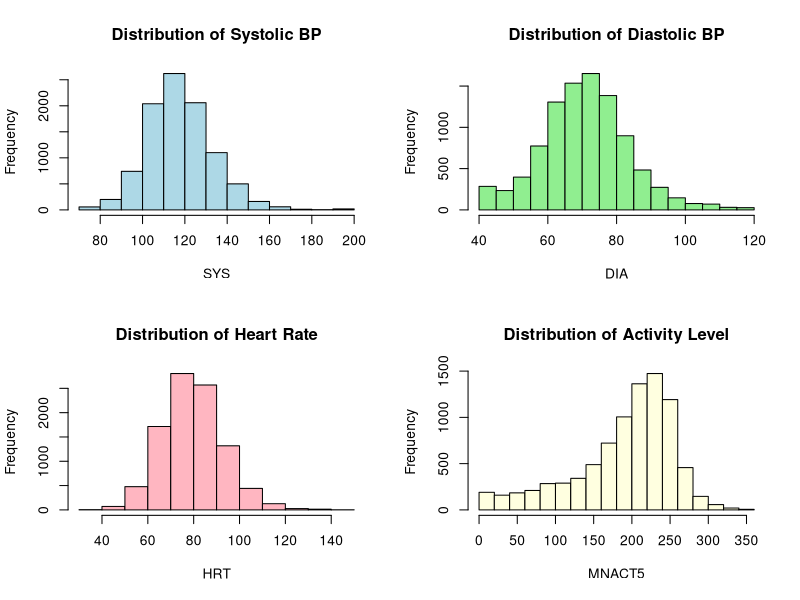
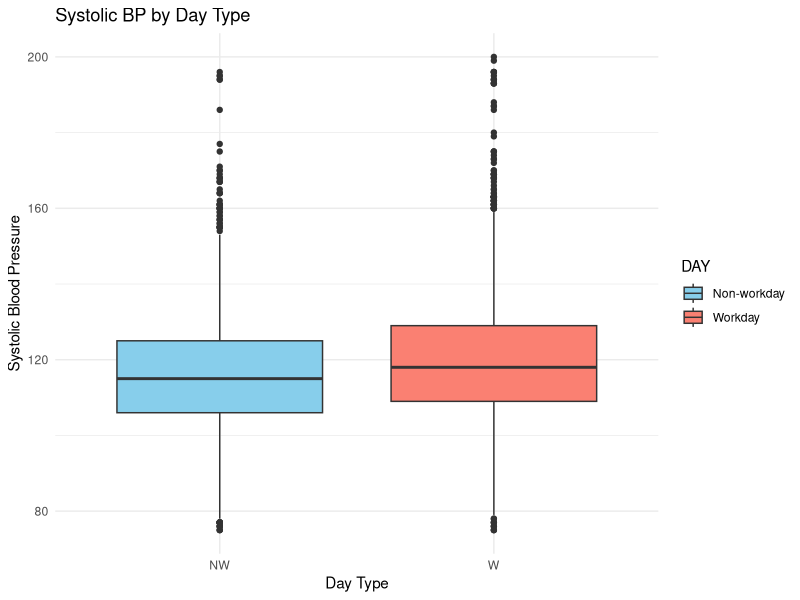
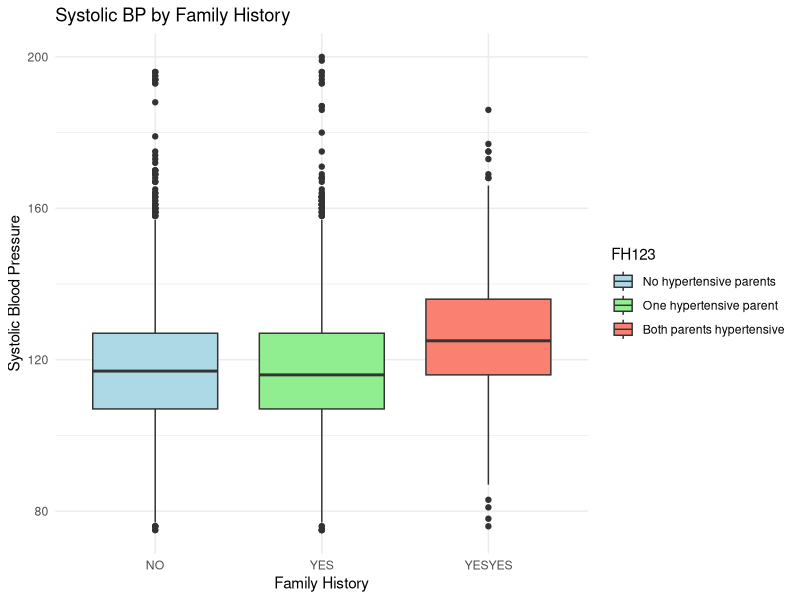
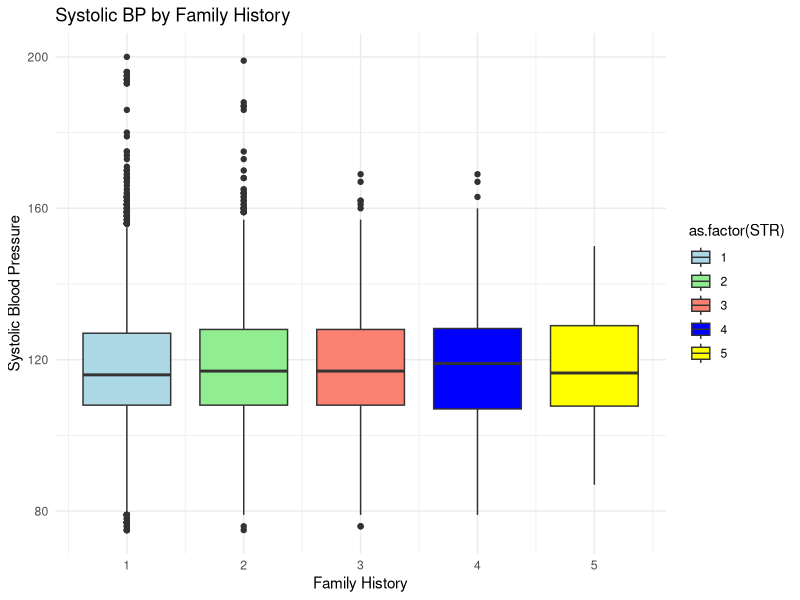
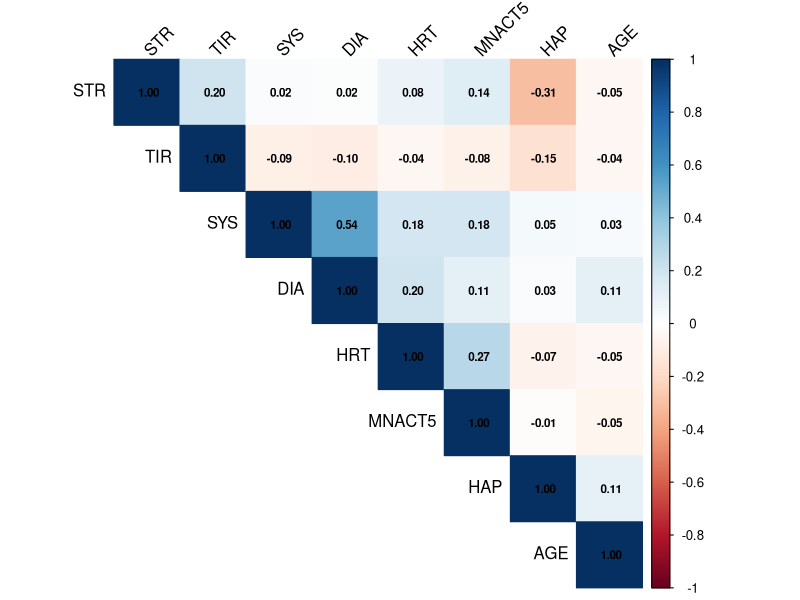
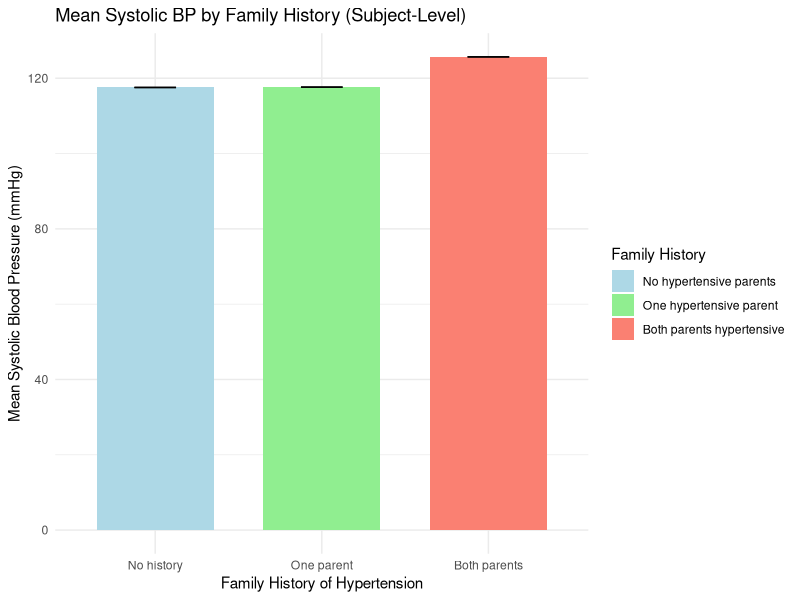
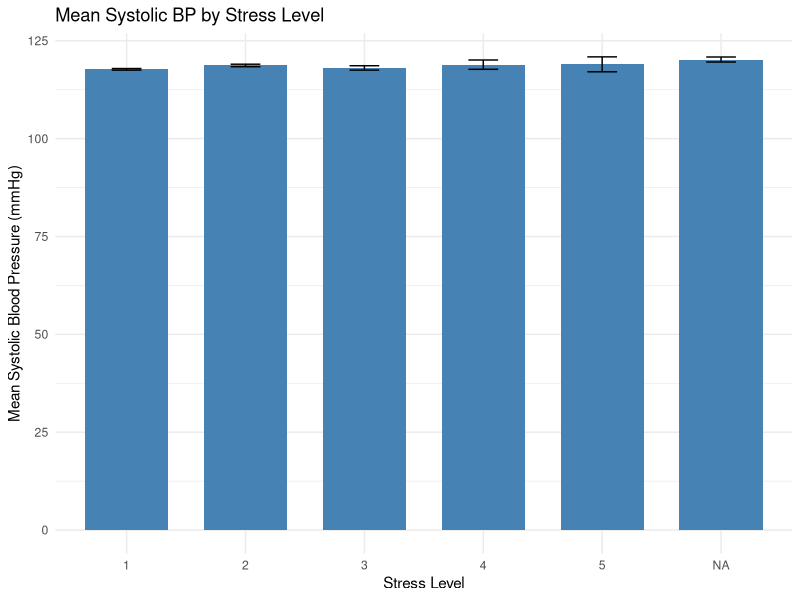
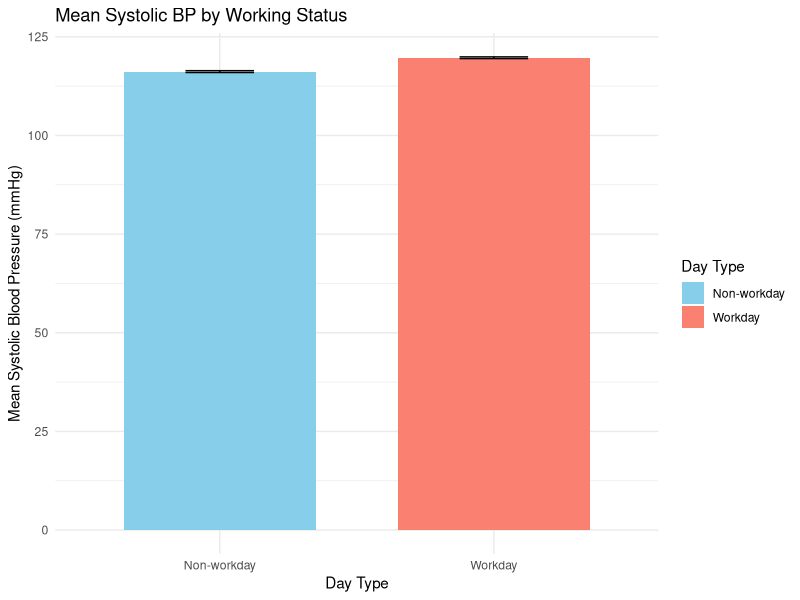

Recreate these plots in R, in order.
## ---- chunk 1
#| message: false
library(tidyverse)    
library(zoo)           
library(ggplot2)       
library(gridExtra)     
library(scales)       
library(lme4)         
library(geepack)      
library(viridis)  
library(here)
## ---- chunk 2


data <- read.csv(here("Data/nursebp.csv"), header = TRUE)

data$SNUM <- as.factor(data$SNUM)
data$PHASE <- as.factor(data$PHASE)
data$DAY <- as.factor(data$DAY)
data$POSTURE <- as.factor(data$POSTURE)
data$FH123 <- as.factor(data$FH123)

data <- data %>%
  mutate(
    # in hours
    hour_of_day = floor(time / 60),
    #  20-minute 
    time_20 = floor(time / 20) * 20/60,
    time2 = time^2
  )
## ---- chunk 3
n_subjects <- length(unique(data$SNUM))
n_subjects #有几个护士参与
## ---- chunk 4
nrow(data)/n_subjects
#每个人平均有几个观测值（给自己测了几次）
## ---- chunk 5
missing_values <- sapply(data, function(x) sum(is.na(x)))

print(missing_values[missing_values > 0])
## ---- chunk 6
num_vars <- c("SYS", "DIA", "HRT", "MNACT5", "STR", "HAP", "TIR", "AGE")
summary_stats <- data %>%
  select(all_of(num_vars)) %>%
  summary()
print(summary_stats)
## ---- chunk 7
vars <- c("PHASE", "DAY", "POSTURE", "FH123")
for (var in vars) {
  cat(var)
  print(table(data[[var]]))
  cat("Percentages")
  print(round(prop.table(table(data[[var]])) * 100, 1))
}

## ---- chunk 8

par(mfrow = c(2, 2))
hist(data$SYS, main = "Distribution of Systolic BP", xlab = "SYS", col = "lightblue")
hist(data$DIA, main = "Distribution of Diastolic BP", xlab = "DIA", col = "lightgreen")
hist(data$HRT, main = "Distribution of Heart Rate", xlab = "HRT", col = "lightpink")
hist(data$MNACT5, main = "Distribution of Activity Level", xlab = "MNACT5", col = "lightyellow")
par(mfrow = c(1, 1))
## ---- chunk 9
bp_by_day <- ggplot(data, aes(x = DAY, y = SYS, fill = DAY)) +
  geom_boxplot() +
  labs(title = "Systolic BP by Day Type", 
       x = "Day Type", 
       y = "Systolic Blood Pressure") +
  scale_fill_manual(values = c("skyblue", "salmon"),
                    labels = c("Non-workday", "Workday")) +
  theme_minimal()

print(bp_by_day)
## ---- chunk 10

bp_by_fh <- ggplot(data, aes(x = FH123, y = SYS, fill = FH123)) +
  geom_boxplot() +
  labs(title = "Systolic BP by Family History", 
       x = "Family History", 
       y = "Systolic Blood Pressure") +
  scale_fill_manual(values = c("lightblue", "lightgreen", "salmon"),
                   labels = c("No hypertensive parents", 
                              "One hypertensive parent", 
                              "Both parents hypertensive")) +
  theme_minimal()



print(bp_by_fh)
## ---- chunk 11

bp_by_str <- ggplot(data, aes(x = STR, y = SYS, fill = as.factor(STR))) +
  geom_boxplot() +
  labs(title = "Systolic BP by Family History", 
       x = "Family History", 
       y = "Systolic Blood Pressure") +
  scale_fill_manual(values = c("lightblue", "lightgreen", "salmon","blue","yellow"),
                   labels = c("1","2","3","4","5")) +
  theme_minimal()



print(bp_by_str)
## ---- chunk 12


corr_vars <- c("SYS", "DIA", "HRT", "MNACT5", "STR", "HAP", "TIR", "AGE")
correlation_matrix <- cor(data[, corr_vars], use = "pairwise.complete.obs")
print(correlation_matrix[1,])

corrplot::corrplot(correlation_matrix, 
                   method = "color", 
                   type = "upper", 
                   order = "hclust",
                   tl.col = "black", 
                   tl.srt = 45,
                   addCoef.col = "black",
                   number.cex = 0.7)
## ---- chunk 13

fh_summary <- data %>%
  group_by(FH123) %>%
  summarise(
    mean_SYS = mean(SYS, na.rm = TRUE),
    sd_SYS = sd(SYS, na.rm = TRUE),
    n = n(),
    se_SYS = sd_SYS / sqrt(n)
  )

print(fh_summary)
## ---- chunk 14
subject_fh_data <- data %>%
  group_by(SNUM, FH123) %>%
  summarise(mean_SYS = mean(SYS, na.rm = TRUE)) %>%
  ungroup()

subject_fh_summary <- subject_fh_data %>%
  group_by(FH123) %>%
  summarise(
    mean_SYS = mean(mean_SYS, na.rm = TRUE),
    sd_SYS = sd(mean_SYS, na.rm = TRUE),#???? 为什么不行
    n = n(),
    se_SYS = sd_SYS / sqrt(n)
  )
print(subject_fh_summary)
## ---- chunk 15

fh_plot <- ggplot(subject_fh_summary, aes(x = FH123, y = mean_SYS, fill = FH123)) +
  geom_bar(stat = "identity", position = position_dodge(), width = 0.7) +
  geom_errorbar(aes(ymin = mean_SYS, ymax = mean_SYS),
                width = 0.25, position = position_dodge(0.7)) +
  labs(title = "Mean Systolic BP by Family History (Subject-Level)",
       x = "Family History of Hypertension",
       y = "Mean Systolic Blood Pressure (mmHg)") +
  scale_x_discrete(labels = c("No history", "One parent", "Both parents")) +
  scale_fill_manual(values = c("lightblue", "lightgreen", "salmon"),
                    name = "Family History",
                    labels = c("No hypertensive parents", 
                               "One hypertensive parent", 
                               "Both parents hypertensive")) +
  theme_minimal() +
  theme(axis.text.x = element_text(angle = 0))
print(fh_plot)
## ---- chunk 16

stress_summary <- data %>%
  group_by(STR) %>%
  summarise(
    mean_SYS = mean(SYS, na.rm = TRUE),
    sd_SYS = sd(SYS, na.rm = TRUE),
    n = n(),
    se_SYS = sd_SYS / sqrt(n)
  )

print(stress_summary)
## ---- chunk 17

stress_plot <- ggplot(stress_summary, aes(x = factor(STR), y = mean_SYS)) +
  geom_bar(stat = "identity", fill = "steelblue", width = 0.7) +
  geom_errorbar(aes(ymin = mean_SYS - se_SYS, ymax = mean_SYS + se_SYS),
                width = 0.25) +
  labs(title = "Mean Systolic BP by Stress Level",
       x = "Stress Level",
       y = "Mean Systolic Blood Pressure (mmHg)") +
  theme_minimal()
print(stress_plot)
## ---- chunk 18

workday_summary <- data %>%
  group_by(DAY) %>%
  summarise(
    mean_SYS = mean(SYS, na.rm = TRUE),
    sd_SYS = sd(SYS, na.rm = TRUE),
    n = n(),
    se_SYS = sd_SYS / sqrt(n)
  )
print("Systolic BP by Working Status:")
print(workday_summary)
## ---- chunk 19
workday_plot <- ggplot(workday_summary, aes(x = DAY, y = mean_SYS, fill = DAY)) +
  geom_bar(stat = "identity", position = position_dodge(), width = 0.7) +
  geom_errorbar(aes(ymin = mean_SYS - se_SYS, ymax = mean_SYS + se_SYS),
                width = 0.25, position = position_dodge(0.7)) +
  labs(title = "Mean Systolic BP by Working Status",
       x = "Day Type",
       y = "Mean Systolic Blood Pressure (mmHg)") +
  scale_x_discrete(labels = c("Non-workday", "Workday")) +
  scale_fill_manual(values = c("skyblue", "salmon"),
                    name = "Day Type",
                    labels = c("Non-workday", "Workday")) +
  theme_minimal()
print(workday_plot)
## ---- chunk 20
hourly_summary <- data %>%
  group_by(hour_of_day) %>%
  summarise(
    mean_SYS = mean(SYS, na.rm = TRUE),
    sd_SYS = sd(SYS, na.rm = TRUE),
    n = n(),
    se_SYS = sd_SYS / sqrt(n)
  ) %>%
  filter(n >= 5) 
print(hourly_summary)
## ---- chunk 21


time_plot <- ggplot(hourly_summary, aes(x = hour_of_day, y = mean_SYS)) +
  geom_line(size = 1, color = "steelblue") +
  geom_point(size = 3, color = "steelblue") +
  geom_ribbon(aes(ymin = mean_SYS - se_SYS, ymax = mean_SYS + se_SYS),
              alpha = 0.2, fill = "steelblue") +
  labs(title = "Diurnal Pattern of Systolic BP",
       x = "Hour of Day",
       y = "Mean Systolic Blood Pressure (mmHg)") +
  scale_x_continuous(breaks = seq(5, 23, 2)) +
  theme_minimal()
print(time_plot)


## ---- chunk 22

time20_summary <- data %>%
  group_by(time_20) %>%
  summarise(
    mean_SYS = mean(SYS, na.rm = TRUE),
    sd_SYS = sd(SYS, na.rm = TRUE),
    n = n(),
    se_SYS = sd_SYS / sqrt(n)
  )


time20_plot <- ggplot(time20_summary, aes(x = time_20, y = mean_SYS)) +
  geom_line(size = 1, color = "darkblue") +
  geom_ribbon(aes(ymin = mean_SYS - se_SYS, ymax = mean_SYS + se_SYS),
              alpha = 0.2, fill = "steelblue") +
  labs(title = "Systolic BP Throughout the Day (20-minute intervals)",
       x = "Time (hours from midnight)",
       y = "Mean Systolic Blood Pressure (mmHg)") +
  theme_minimal()
print(time20_plot)


## ---- chunk 23

time_workday <- data %>%
  group_by(hour_of_day, DAY) %>%
  summarise(
    mean_SYS = mean(SYS, na.rm = TRUE),
    sd_SYS = sd(SYS, na.rm = TRUE),
    n = n(),
    se_SYS = sd_SYS / sqrt(n)
  ) %>%
  filter(n >= 5) 


time_day_plot <- ggplot(time_workday, aes(x = hour_of_day, y = mean_SYS, color = DAY, group = DAY)) +
  geom_line(size = 1) +
  geom_point(size = 2) +
  geom_ribbon(aes(ymin = mean_SYS - se_SYS, ymax = mean_SYS + se_SYS, fill = DAY),
              alpha = 0.2, color = NA) +
  labs(title = "Systolic BP by Time of Day and Working Status",
       x = "Hour of Day",
       y = "Mean Systolic Blood Pressure (mmHg)") +
  scale_x_continuous(breaks = seq(5, 23, 2)) +
  scale_color_manual(values = c("skyblue", "salmon"),
                    name = "Day Type",
                    labels = c("Non-workday", "Workday")) +
  scale_fill_manual(values = c("skyblue", "salmon"),
                    name = "Day Type",
                    labels = c("Non-workday", "Workday")) +
  theme_minimal()
print(time_day_plot)
## ---- chunk 24
time_fh_summary <- data %>%
  group_by(hour_of_day, FH123) %>%  
  summarise(
    mean_SYS = mean(SYS, na.rm = TRUE),
    sd_SYS = sd(SYS, na.rm = TRUE),
    n = n(),
    se_SYS = sd_SYS / sqrt(n),
    .groups = "drop"  
  ) %>%
  filter(n >= 5) 

time_fh_plot <- ggplot(time_fh_summary, aes(x = hour_of_day, y = mean_SYS, color = FH123, group = FH123)) +
  geom_line(size = 1) +
  geom_point(size = 2) +
  geom_ribbon(aes(ymin = mean_SYS - se_SYS, ymax = mean_SYS + se_SYS, fill = FH123),
              alpha = 0.2, color = NA) +
  labs(title = "Systolic BP by Time of Day and Family History",
       x = "Hour of Day",
       y = "Mean Systolic Blood Pressure (mmHg)") +
  scale_x_continuous(breaks = seq(5, 23, 2)) +
  scale_color_manual(values = c("royalblue", "forestgreen", "firebrick"),
                    name = "Family History",
                    labels = c("No hypertensive parents", 
                               "One hypertensive parent", 
                               "Both parents hypertensive")) +
  scale_fill_manual(values = c("royalblue", "forestgreen", "firebrick"),
                    name = "Family History",
                    labels = c("No hypertensive parents", 
                               "One hypertensive parent", 
                               "Both parents hypertensive")) +
  theme_minimal()

print(time_fh_plot)
## ---- chunk 25

subject_means <- data %>%
  group_by(SNUM) %>%
  summarise(mean_SYS = mean(SYS, na.rm = TRUE))

overall_mean <- mean(subject_means$mean_SYS)
between_subject_sd <- sd(subject_means$mean_SYS)

#Between-subject variation
#Overall mean SYS
overall_mean
#SD of subject means 
between_subject_sd

subject_hist <- ggplot(subject_means, aes(x = mean_SYS)) +
  geom_histogram(binwidth = 2, fill = "steelblue", color = "white") +
  geom_vline(xintercept = overall_mean, color = "red", linetype = "dashed", size = 1) +
  labs(title = "Distribution of Subject Mean Systolic BP",
       x = "Mean Systolic BP (mmHg)",
       y = "Number of Subjects") +
  annotate("text", x = overall_mean + 5, y = 20, 
           label = paste("Overall Mean =", round(overall_mean, 1), "mmHg"),
           color = "red") +
  theme_minimal()
print(subject_hist)
## ---- chunk 26


me_model <- lmer(SYS ~ time + DAY + HRT + MNACT5 + POSTURE + FH123 + TIR + (1 | SNUM), 
                data = data)
print(summary(me_model))

me_model2 <- lmer(SYS ~ time + time2 + DAY + HRT + MNACT5 + POSTURE + FH123 + TIR + (1 | SNUM), 
                 data = data)
print(summary(me_model2))
